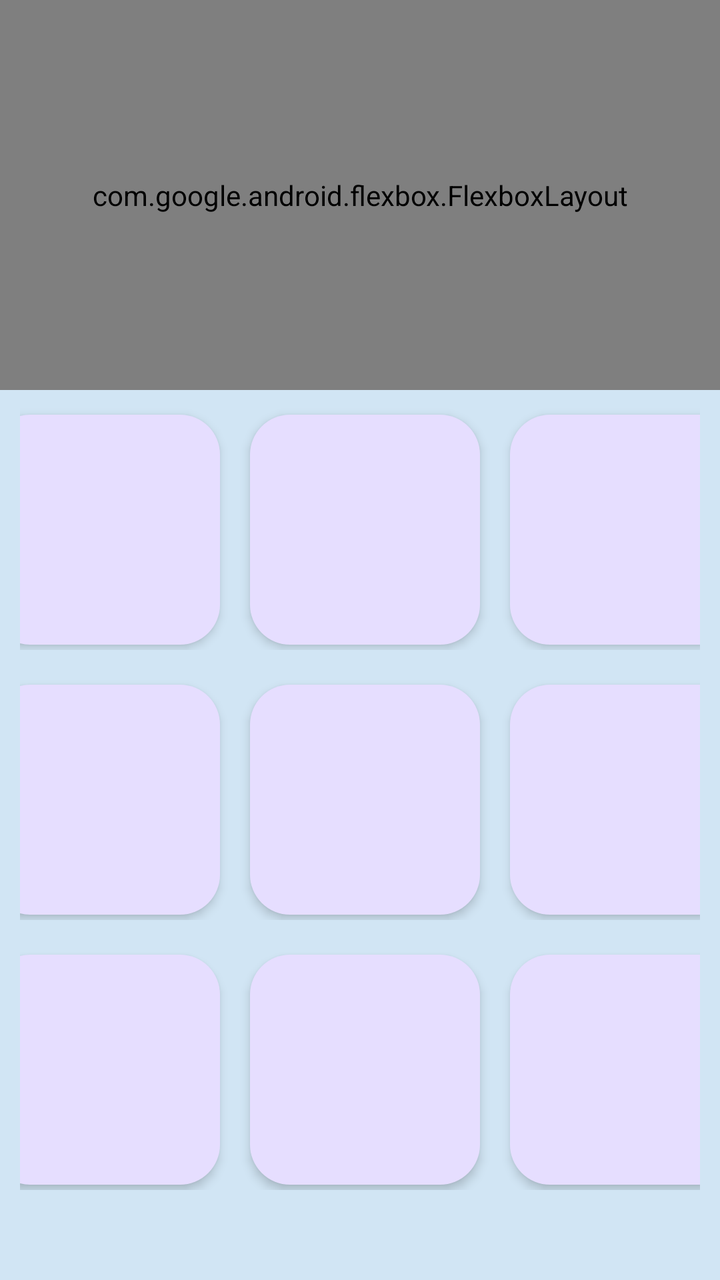
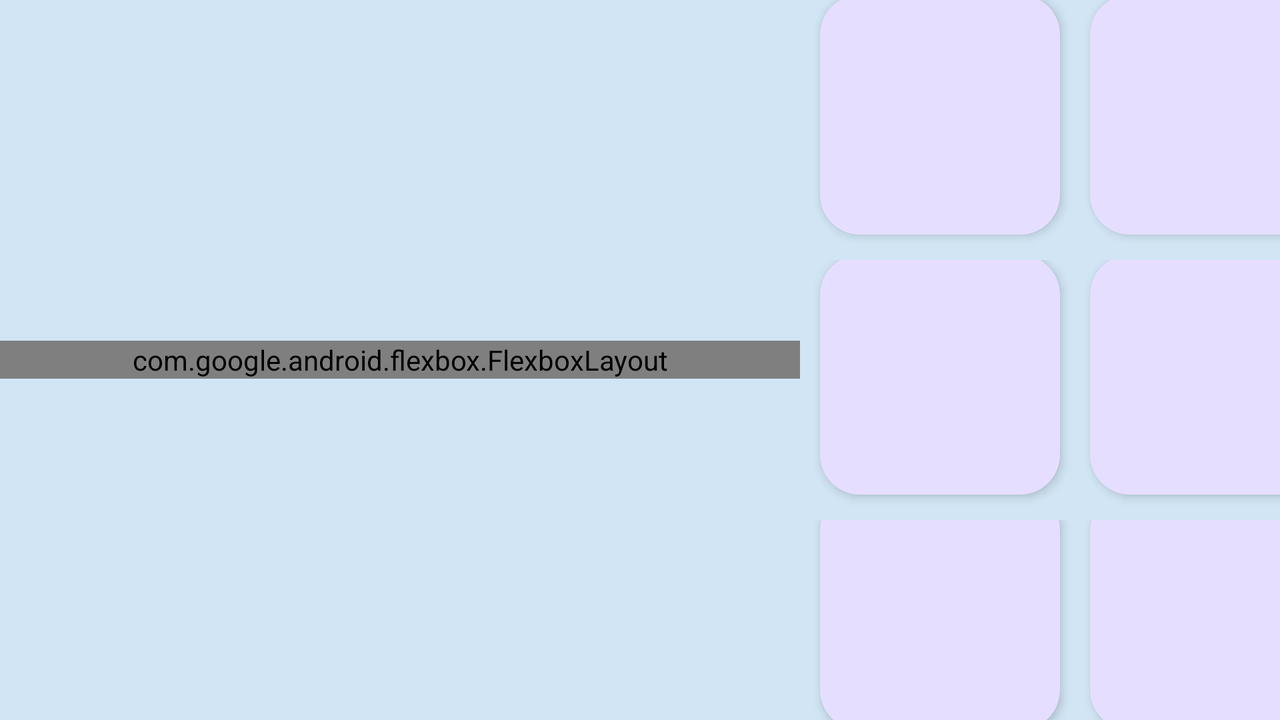

One screen, two layout resources from the same app: the default and the repository's alternative for another configuration. Each is rendered where Android would select it; the XML of both is given below.
<!-- AndroidManifest.xml: application theme Theme.MaterialYouTicTacToe -->
<!-- res/layout/activity_main.xml -->
<?xml version="1.0" encoding="utf-8"?>
<RelativeLayout
    xmlns:android="http://schemas.android.com/apk/res/android"
    xmlns:app="http://schemas.android.com/apk/res-auto"
    xmlns:tools="http://schemas.android.com/tools"
    android:layout_width="match_parent"
    android:layout_height="match_parent"
    android:background="@color/background"
    android:fitsSystemWindows="false"
    tools:context=".MainActivity">


    <com.google.android.flexbox.FlexboxLayout
        android:id="@+id/players"
        android:layout_width="match_parent"
        android:layout_height="wrap_content"
        android:gravity="center"
        android:layout_above="@id/container"
        android:layout_alignParentTop="true"
        app:alignItems="center"
        app:flexDirection="row"
        app:justifyContent="center"
        app:flexWrap="wrap">

        <androidx.cardview.widget.CardView
            android:layout_width="wrap_content"
            android:layout_height="wrap_content"
            android:id="@+id/playerOneLayout"
            android:layout_margin="5dp"
            android:orientation="vertical"
            android:gravity="center"
            app:cardCornerRadius="20dp"
            app:layout_flexShrink="1">

            <TextView
                android:layout_width="match_parent"
                android:layout_height="wrap_content"
                android:text="@string/player_one"
                android:padding="10dp"
                android:id="@+id/playerOneName"
                android:textSize="20sp"
                android:gravity="center"
                android:textStyle="bold"
                android:maxLines="1"/>

            <ImageView
                android:layout_width="40dp"
                android:layout_height="40dp"
                android:src="@drawable/player_one"
                android:layout_marginTop="35dp"
                android:layout_marginBottom="20dp"
                android:layout_gravity="center"/>

        </androidx.cardview.widget.CardView>

        <androidx.cardview.widget.CardView
            android:layout_width="wrap_content"
            android:layout_height="wrap_content"
            android:layout_margin="5dp"
            android:id="@+id/playerTwoLayout"
            android:orientation="vertical"
            android:gravity="center"
            app:cardCornerRadius="20dp"
            app:layout_flexShrink="1">

            <TextView
                android:layout_width="match_parent"
                android:layout_height="wrap_content"
                android:text="@string/player_two"
                android:id="@+id/playerTwoName"
                android:padding="10dp"
                android:textSize="20sp"
                android:gravity="center"
                android:textStyle="bold"
                android:maxLines="1"/>

            <ImageView
                android:layout_width="40dp"
                android:layout_height="40dp"
                android:src="@drawable/player_two"
                android:layout_marginTop="35dp"
                android:layout_marginBottom="20dp"
                android:layout_gravity="center"/>

        </androidx.cardview.widget.CardView>

    </com.google.android.flexbox.FlexboxLayout>

    <LinearLayout
        android:layout_width="match_parent"
        android:layout_height="wrap_content"
        android:paddingBottom="10dp"
        android:id="@+id/container"
        android:layout_alignParentBottom="true"
        android:layout_marginStart="10dp"
        android:layout_marginEnd="10dp"
        android:layout_marginBottom="30dp"
        android:orientation="vertical">

        <LinearLayout
            android:layout_width="match_parent"
            android:layout_height="wrap_content"
            android:orientation="horizontal"
            android:gravity="center"
            android:paddingBottom="5dp"
            android:weightSum="3">

            <ImageView
                android:layout_width="115dp"
                android:layout_height="115dp"
                android:id="@+id/image1"
                android:background="@drawable/white_box"
                android:layout_marginTop="10dp"
                android:layout_marginEnd="5dp"
                android:layout_marginStart="10dp"
                android:adjustViewBounds="true"
                android:elevation="3dp"
                android:layout_marginBottom="5dp"
                android:padding="20dp"
                android:clickable="true"
                android:focusable="true"/>

            <ImageView
                android:layout_width="115dp"
                android:layout_height="115dp"
                android:id="@+id/image2"
                android:background="@drawable/white_box"
                android:layout_marginTop="10dp"
                android:layout_marginEnd="5dp"
                android:layout_marginStart="10dp"
                android:elevation="3dp"
                android:layout_marginBottom="5dp"
                android:adjustViewBounds="true"
                android:padding="20dp"
                android:clickable="true"
                android:focusable="true"/>

            <ImageView
                android:layout_width="115dp"
                android:layout_height="115dp"
                android:id="@+id/image3"
                android:background="@drawable/white_box"
                android:layout_marginTop="10dp"
                android:layout_marginEnd="5dp"
                android:layout_marginStart="10dp"
                android:elevation="3dp"
                android:layout_marginBottom="5dp"
                android:adjustViewBounds="true"
                android:padding="20dp"
                android:clickable="true"
                android:focusable="true"/>


        </LinearLayout>

        <LinearLayout
            android:layout_width="match_parent"
            android:layout_height="wrap_content"
            android:orientation="horizontal"
            android:paddingBottom="5dp"
            android:gravity="center"
            android:weightSum="3">

            <ImageView
                android:layout_width="115dp"
                android:layout_height="115dp"
                android:id="@+id/image4"
                android:background="@drawable/white_box"
                android:layout_marginTop="10dp"
                android:layout_marginEnd="5dp"
                android:layout_marginStart="10dp"
                android:elevation="3dp"
                android:layout_marginBottom="5dp"
                android:adjustViewBounds="true"
                android:padding="20dp"
                android:clickable="true"
                android:focusable="true"/>

            <ImageView
                android:layout_width="115dp"
                android:layout_height="115dp"
                android:id="@+id/image5"
                android:background="@drawable/white_box"
                android:layout_marginTop="10dp"
                android:layout_marginEnd="5dp"
                android:layout_marginStart="10dp"
                android:elevation="3dp"
                android:layout_marginBottom="5dp"
                android:adjustViewBounds="true"
                android:padding="20dp"
                android:clickable="true"
                android:focusable="true"/>

            <ImageView
                android:layout_width="115dp"
                android:layout_height="115dp"
                android:id="@+id/image6"
                android:background="@drawable/white_box"
                android:layout_marginTop="10dp"
                android:layout_marginEnd="5dp"
                android:layout_marginStart="10dp"
                android:elevation="3dp"
                android:layout_marginBottom="5dp"
                android:adjustViewBounds="true"
                android:padding="20dp"
                android:clickable="true"
                android:focusable="true"/>


        </LinearLayout>

        <LinearLayout
            android:layout_width="match_parent"
            android:layout_height="wrap_content"
            android:orientation="horizontal"
            android:paddingBottom="5dp"
            android:gravity="center"
            android:weightSum="3">

            <ImageView
                android:layout_width="115dp"
                android:layout_height="115dp"
                android:id="@+id/image7"
                android:background="@drawable/white_box"
                android:layout_marginTop="10dp"
                android:layout_marginEnd="5dp"
                android:layout_marginStart="10dp"
                android:elevation="3dp"
                android:layout_marginBottom="5dp"
                android:adjustViewBounds="true"
                android:padding="20dp"
                android:clickable="true"
                android:focusable="true"/>

            <ImageView
                android:layout_width="115dp"
                android:layout_height="115dp"
                android:id="@+id/image8"
                android:adjustViewBounds="true"
                android:background="@drawable/white_box"
                android:layout_marginTop="10dp"
                android:layout_marginEnd="5dp"
                android:layout_marginStart="10dp"
                android:elevation="3dp"
                android:layout_marginBottom="5dp"
                android:padding="20dp"
                android:clickable="true"
                android:focusable="true"/>

            <ImageView
                android:layout_width="115dp"
                android:layout_height="115dp"
                android:id="@+id/image9"
                android:background="@drawable/white_box"
                android:layout_marginTop="10dp"
                android:layout_marginEnd="5dp"
                android:layout_marginStart="10dp"
                android:elevation="3dp"
                android:layout_marginBottom="5dp"
                android:padding="20dp"
                android:adjustViewBounds="true"
                android:clickable="true"
                android:focusable="true"/>


        </LinearLayout>

    </LinearLayout>

</RelativeLayout>
<!-- resources referenced by this layout -->
<resources>
  <color name="background">@color/material_dynamic_secondary90</color>
  <!-- drawable player_one (drawable) -->
  <vector android:height="48dp" android:tint="@color/players"
      android:viewportHeight="24" android:viewportWidth="24"
      android:width="48dp" xmlns:android="http://schemas.android.com/apk/res/android">
      <path android:fillColor="@android:color/white" android:pathData="M18.3,5.71c-0.39,-0.39 -1.02,-0.39 -1.41,0L12,10.59 7.11,5.7c-0.39,-0.39 -1.02,-0.39 -1.41,0 -0.39,0.39 -0.39,1.02 0,1.41L10.59,12 5.7,16.89c-0.39,0.39 -0.39,1.02 0,1.41 0.39,0.39 1.02,0.39 1.41,0L12,13.41l4.89,4.89c0.39,0.39 1.02,0.39 1.41,0 0.39,-0.39 0.39,-1.02 0,-1.41L13.41,12l4.89,-4.89c0.38,-0.38 0.38,-1.02 0,-1.4z"/>
  </vector>
  <!-- drawable player_two (drawable) -->
  <vector android:height="48dp" android:tint="@color/players"
      android:viewportHeight="24" android:viewportWidth="24"
      android:width="48dp" xmlns:android="http://schemas.android.com/apk/res/android">
      <path android:fillColor="@android:color/white" android:pathData="M12,2C6.48,2 2,6.48 2,12s4.48,10 10,10 10,-4.48 10,-10S17.52,2 12,2zM12,20c-4.42,0 -8,-3.58 -8,-8s3.58,-8 8,-8 8,3.58 8,8 -3.58,8 -8,8z"/>
  </vector>
  <!-- drawable white_box (drawable) -->
  <?xml version="1.0" encoding="utf-8"?>
  <shape xmlns:android="http://schemas.android.com/apk/res/android"
      android:shape="rectangle">
  
      <solid
          android:color="@color/box"/>
      <corners
          android:radius="20dp"/>
  
  </shape>
  <string name="player_one">Player One</string>
  <string name="player_two">Player Two</string>
  <style name="Theme.MaterialYouTicTacToe" parent="Theme.Material3.Light.NoActionBar">
          
          <item name="colorPrimary">@color/lavender</item>
          <item name="colorPrimaryVariant">@color/lavender</item>
          <item name="colorOnPrimary">@color/white</item>
          
          <item name="colorSecondary">@color/teal_200</item>
          <item name="colorSecondaryVariant">@color/teal_700</item>
          <item name="colorOnSecondary">@color/black</item>
          
          <item name="android:statusBarColor">@color/background</item>
          
          <item name="android:windowLightStatusBar">
              true
          </item>
          <item name="android:windowFullscreen">true</item>
          <item name="android:windowLayoutInDisplayCutoutMode">shortEdges</item>
          <item name="android:windowTranslucentStatus">true</item>
          <item name="android:windowTranslucentNavigation">true</item>
      </style>
  <color name="players">@color/material_dynamic_primary60</color>
  <color name="box">@color/material_dynamic_tertiary90</color>
  <color name="lavender">#8692f7</color>
  <color name="white">#FFFFFFFF</color>
  <color name="teal_200">#FF03DAC5</color>
  <color name="teal_700">#FF018786</color>
  <color name="black">#FF000000</color>
</resources>
<!-- res/layout-w600dp-land/activity_main.xml (the repository's variant of the layout above) -->
<!-- drawn on the phone turned sideways -->
<?xml version="1.0" encoding="utf-8"?>
<RelativeLayout
    xmlns:android="http://schemas.android.com/apk/res/android"
    xmlns:app="http://schemas.android.com/apk/res-auto"
    xmlns:tools="http://schemas.android.com/tools"
    android:layout_width="match_parent"
    android:layout_height="match_parent"
    android:background="@color/background"
    android:fitsSystemWindows="false"
    android:gravity="center"
    tools:context=".MainActivity">

    <GridLayout
        android:layout_width="wrap_content"
        android:layout_height="wrap_content"
        android:columnCount="2"
        android:rowCount="2"
        tools:context=".MainActivity">


    <com.google.android.flexbox.FlexboxLayout
        android:id="@+id/players"
        android:layout_width="400dp"
        android:layout_height="wrap_content"
        android:gravity="center"
        app:alignItems="center"
        app:flexDirection="row"
        app:justifyContent="center"
        android:layout_gravity="center"
        app:flexWrap="wrap">

        <androidx.cardview.widget.CardView
            android:layout_width="wrap_content"
            android:layout_height="wrap_content"
            android:id="@+id/playerOneLayout"
            android:layout_marginRight="5dp"
            android:layout_marginLeft="5dp"
            android:orientation="vertical"
            android:gravity="center"
            app:cardCornerRadius="20dp"
            app:layout_flexShrink="1">

            <TextView
                android:layout_width="match_parent"
                android:layout_height="wrap_content"
                android:text="@string/player_one"
                android:padding="10dp"
                android:id="@+id/playerOneName"
                android:textSize="30sp"
                android:gravity="center"
                android:textStyle="bold"
                android:maxLines="1"/>

            <ImageView
                android:layout_width="60dp"
                android:layout_height="60dp"
                android:src="@drawable/player_one"
                android:layout_marginTop="50dp"
                android:layout_marginBottom="20dp"
                android:layout_gravity="center"/>

        </androidx.cardview.widget.CardView>

        <androidx.cardview.widget.CardView
            android:layout_width="wrap_content"
            android:layout_height="wrap_content"
            android:layout_margin="5dp"
            android:id="@+id/playerTwoLayout"
            android:orientation="vertical"
            android:gravity="center"
            app:cardCornerRadius="20dp"
            app:layout_flexShrink="1">

            <TextView
                android:layout_width="match_parent"
                android:layout_height="wrap_content"
                android:text="@string/player_two"
                android:id="@+id/playerTwoName"
                android:padding="10dp"
                android:textSize="30sp"
                android:gravity="center"
                android:textStyle="bold"
                android:maxLines="1"/>

            <ImageView
                android:layout_width="60dp"
                android:layout_height="60dp"
                android:src="@drawable/player_two"
                android:layout_marginTop="50dp"
                android:layout_marginBottom="20dp"
                android:layout_gravity="center"/>

        </androidx.cardview.widget.CardView>

    </com.google.android.flexbox.FlexboxLayout>

    <LinearLayout
        android:layout_width="wrap_content"
        android:layout_height="wrap_content"
        android:id="@+id/container"
        android:orientation="vertical">

        <LinearLayout
            android:layout_width="match_parent"
            android:layout_height="wrap_content"
            android:orientation="horizontal"
            android:gravity="center"
            android:paddingBottom="5dp"
            android:weightSum="3">

            <ImageView
                android:layout_width="120dp"
                android:layout_height="120dp"
                android:id="@+id/image1"
                android:background="@drawable/white_box"
                android:layout_marginEnd="5dp"
                android:layout_marginStart="10dp"
                android:adjustViewBounds="true"
                android:elevation="3dp"
                android:layout_marginBottom="5dp"
                android:padding="20dp"
                android:clickable="true"
                android:focusable="true"/>

            <ImageView
                android:layout_width="120dp"
                android:layout_height="120dp"
                android:id="@+id/image2"
                android:background="@drawable/white_box"
                android:layout_marginEnd="5dp"
                android:layout_marginStart="10dp"
                android:elevation="3dp"
                android:layout_marginBottom="5dp"
                android:adjustViewBounds="true"
                android:padding="20dp"
                android:clickable="true"
                android:focusable="true"/>

            <ImageView
                android:layout_width="120dp"
                android:layout_height="120dp"
                android:id="@+id/image3"
                android:background="@drawable/white_box"
                android:layout_marginEnd="5dp"
                android:layout_marginStart="10dp"
                android:elevation="3dp"
                android:layout_marginBottom="5dp"
                android:adjustViewBounds="true"
                android:padding="20dp"
                android:clickable="true"
                android:focusable="true"/>


        </LinearLayout>

        <LinearLayout
            android:layout_width="match_parent"
            android:layout_height="wrap_content"
            android:orientation="horizontal"
            android:paddingBottom="5dp"
            android:gravity="center"
            android:weightSum="3">

            <ImageView
                android:layout_width="120dp"
                android:layout_height="120dp"
                android:id="@+id/image4"
                android:background="@drawable/white_box"
                android:layout_marginEnd="5dp"
                android:layout_marginStart="10dp"
                android:elevation="3dp"
                android:layout_marginBottom="5dp"
                android:adjustViewBounds="true"
                android:padding="20dp"
                android:clickable="true"
                android:focusable="true"/>

            <ImageView
                android:layout_width="120dp"
                android:layout_height="120dp"
                android:id="@+id/image5"
                android:background="@drawable/white_box"
                android:layout_marginEnd="5dp"
                android:layout_marginStart="10dp"
                android:elevation="3dp"
                android:layout_marginBottom="5dp"
                android:adjustViewBounds="true"
                android:padding="20dp"
                android:clickable="true"
                android:focusable="true"/>

            <ImageView
                android:layout_width="120dp"
                android:layout_height="120dp"
                android:id="@+id/image6"
                android:background="@drawable/white_box"
                android:layout_marginEnd="5dp"
                android:layout_marginStart="10dp"
                android:elevation="3dp"
                android:layout_marginBottom="5dp"
                android:adjustViewBounds="true"
                android:padding="20dp"
                android:clickable="true"
                android:focusable="true"/>


        </LinearLayout>

        <LinearLayout
            android:layout_width="match_parent"
            android:layout_height="wrap_content"
            android:orientation="horizontal"
            android:gravity="center"
            android:weightSum="3">

            <ImageView
                android:layout_width="120dp"
                android:layout_height="120dp"
                android:id="@+id/image7"
                android:background="@drawable/white_box"
                android:layout_marginEnd="5dp"
                android:layout_marginStart="10dp"
                android:elevation="3dp"
                android:layout_marginBottom="5dp"
                android:adjustViewBounds="true"
                android:padding="20dp"
                android:clickable="true"
                android:focusable="true"/>

            <ImageView
                android:layout_width="120dp"
                android:layout_height="120dp"
                android:id="@+id/image8"
                android:adjustViewBounds="true"
                android:background="@drawable/white_box"
                android:layout_marginEnd="5dp"
                android:layout_marginStart="10dp"
                android:elevation="3dp"
                android:layout_marginBottom="5dp"
                android:padding="20dp"
                android:clickable="true"
                android:focusable="true"/>

            <ImageView
                android:layout_width="120dp"
                android:layout_height="120dp"
                android:id="@+id/image9"
                android:background="@drawable/white_box"
                android:layout_marginEnd="5dp"
                android:layout_marginStart="10dp"
                android:elevation="3dp"
                android:layout_marginBottom="5dp"
                android:padding="20dp"
                android:adjustViewBounds="true"
                android:clickable="true"
                android:focusable="true"/>


        </LinearLayout>

    </LinearLayout>
    </GridLayout>

</RelativeLayout>
